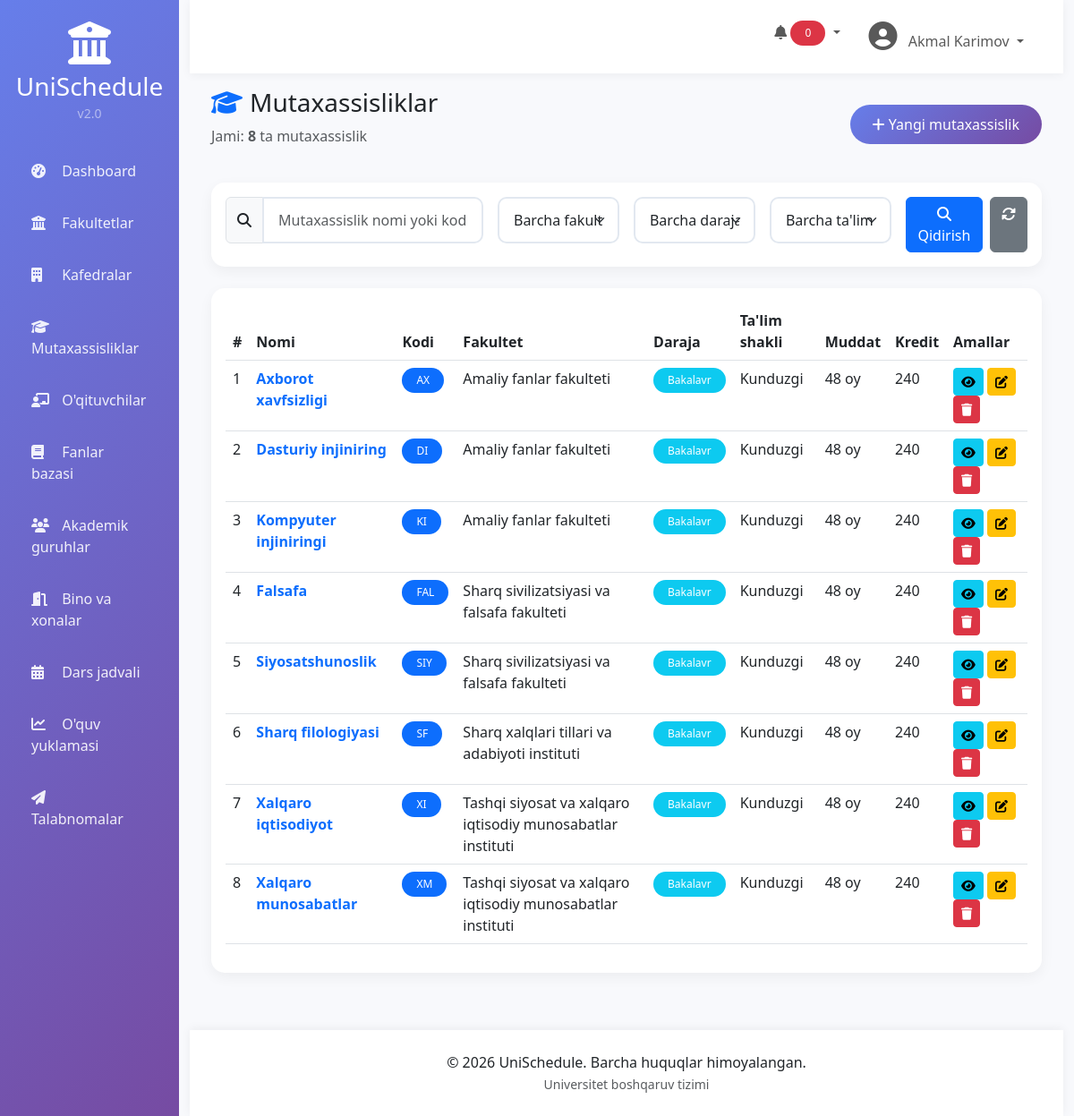
Page /specializations/ (signed in) on the committed database.
### specializations/models.py (models this page shows, shortened)
class Specialization(models.Model):
    EDUCATION_TYPES = [
        ('kunduzgi', 'Kunduzgi'),
        ('sirtqi', 'Sirtqi'),
        ('kechki', 'Kechki'),
        ('masofaviy', 'Masofaviy'),
    ]
    DEGREE_TYPES = [
        ('bakalavr', 'Bakalavr'),
        ('magistr', 'Magistr'),
        ('doktorantura', 'Doktorantura'),
    ]
    name = models.CharField(max_length=255, verbose_name="Mutaxassislik nomi")
    code = models.CharField(max_length=20, unique=True, verbose_name="Kodi")
    faculty = models.ForeignKey(Faculty, on_delete=models.CASCADE, related_name='specializations',
                                verbose_name="Fakultet")
    degree_type = models.CharField(max_length=20, choices=DEGREE_TYPES, default='bakalavr', verbose_name="Daraja")
    education_type = models.CharField(max_length=20, choices=EDUCATION_TYPES, verbose_name="Ta'lim shakli")
    duration = models.PositiveSmallIntegerField(help_text="Muddat (oylarda)", verbose_name="Muddat")
    credits = models.PositiveSmallIntegerField(default=0, verbose_name="Kreditlar")
    description = models.TextField(blank=True, verbose_name="Tavsif")
    created_at = models.DateTimeField(auto_now_add=True)
    updated_at = models.DateTimeField(auto_now=True)
    class Meta:
        verbose_name = "Mutaxassislik"
        verbose_name_plural = "Mutaxassisliklar"
        ordering = ['faculty__name', 'name']

### faculties/models.py (models this page shows, shortened)
class Faculty(models.Model):
    name = models.CharField(max_length=255, verbose_name="Nomi")
    code = models.CharField(max_length=20, unique=True, verbose_name="Kodi")
    description = models.TextField(blank=True, verbose_name="Tavsif")
    dean_name = models.CharField(max_length=255, blank=True, verbose_name="Dekan ismi")
    phone = models.CharField(max_length=20, blank=True, verbose_name="Telefon")
    email = models.EmailField(blank=True, verbose_name="Email")
    established_date = models.DateField(null=True, blank=True, verbose_name="Tashkil etilgan sana")
    created_at = models.DateTimeField(auto_now_add=True)
    updated_at = models.DateTimeField(auto_now=True)
    class Meta:
        verbose_name = "Fakultet"
        verbose_name_plural = "Fakultetlar"
        ordering = ['name']

### specializations/views.py (the view)
# urls.py: path('', views.specialization_list, name='specialization_list'),
@login_required
def specialization_list(request):
    specializations = Specialization.objects.all().select_related('faculty')
    search_query = request.GET.get('search', '')
    if search_query:
        specializations = specializations.filter(
            Q(name__icontains=search_query) |
            Q(code__icontains=search_query) |
            Q(faculty__name__icontains=search_query)
        )
    faculty_filter = request.GET.get('faculty', '')
    if faculty_filter:
        specializations = specializations.filter(faculty__id=faculty_filter)
    degree_filter = request.GET.get('degree', '')
    if degree_filter:
        specializations = specializations.filter(degree_type=degree_filter)
    education_filter = request.GET.get('education', '')
    if education_filter:
        specializations = specializations.filter(education_type=education_filter)
    paginator = Paginator(specializations, 10)
    page_number = request.GET.get('page')
    page_obj = paginator.get_page(page_number)
    context = {
        'specializations': page_obj,
        'total_count': specializations.count(),
        'search_query': search_query,
        'faculty_filter': faculty_filter,
        'degree_filter': degree_filter,
        'education_filter': education_filter,
        'faculties': Faculty.objects.all(),
        'degree_types': Specialization.DEGREE_TYPES,
        'education_types': Specialization.EDUCATION_TYPES,
    }
    return render(request, 'specializations/list.html', context)

### templates/specializations/list.html (shortened to what this page needs)
{% extends 'base.html' %}
{% block content %}
<div class="d-flex justify-content-between align-items-center mb-4">
    <div>
        <h1 class="h3 mb-0">
            <i class="fas fa-graduation-cap text-primary me-2"></i>Mutaxassisliklar
        </h1>
        <p class="text-muted mt-2">Jami: <strong>{{ total_count }}</strong> ta mutaxassislik</p>
    </div>
    <a href="{% url 'specialization_create' %}" class="btn btn-custom">
        <i class="fas fa-plus"></i> Yangi mutaxassislik
    </a>
</div>
<div class="card mb-4">
    <div class="card-body">
        <form method="GET" class="row g-3">
            <div class="col-md-4">
                <div class="input-group">
                    <span class="input-group-text"><i class="fas fa-search"></i></span>
                    <input type="text" name="search" class="form-control"
                           placeholder="Mutaxassislik nomi yoki kodi bo'yicha qidirish..."
                           value="{{ search_query }}">
                </div>
            </div>
            <div class="col-md-2">
                <select name="faculty" class="form-select">
                    <option value="">Barcha fakultetlar</option>
                </select>
            </div>
            <div class="col-md-2">
                <select name="degree" class="form-select">
                    <option value="">Barcha darajalar</option>
                </select>
            </div>
            <div class="col-md-2">
                <select name="education" class="form-select">
                    <option value="">Barcha ta'lim shakllari</option>
                </select>
            </div>
            <div class="col-md-2">
                <div class="d-flex gap-2">
                    <button type="submit" class="btn btn-primary w-100">
                        <i class="fas fa-search"></i> Qidirish
                    </button>
                    <a href="{% url 'specialization_list' %}" class="btn btn-secondary">
                        <i class="fas fa-sync-alt"></i>
                    </a>
                </div>
            </div>
        </form>
    </div>
</div>
<div class="card">
    <div class="card-body">
        <div class="table-responsive">
            <table class="table table-hover">
                <thead>
                    <tr>
                        <th>#</th>
                        <th>Nomi</th>
                        <th>Kodi</th>
                        <th>Fakultet</th>
                        <th>Daraja</th>
                        <th>Ta'lim shakli</th>
                        <th>Muddat</th>
                        <th>Kredit</th>
                        <th>Amallar</th>
                    </tr>
                </thead>
                <tbody>
                    {% for spec in specializations %}
                    <tr>
                        <td>{{ forloop.counter }}</td>
                        <td>
                            <a href="{% url 'specialization_detail' spec.id %}" class="text-decoration-none">
                                <strong>{{ spec.name }}</strong>
                            </a>
                        </td>
                        <td><span class="badge bg-primary">{{ spec.code }}</span></td>
                        <td>{{ spec.faculty.name }}</td>
                        <td>
                            <span class="badge {% if spec.degree_type == 'bakalavr' %}bg-info{% elif spec.degree_type == 'magistr' %}bg-success{% else %}bg-warning{% endif %}">
                                {{ spec.get_degree_type_display }}
                            </span>
                        </td>
                        <td>{{ spec.get_education_type_display }}</td>
                        <td>{{ spec.duration }} oy</td>
                        <td>{{ spec.credits }}</td>
                        <td>
                            <a href="{% url 'specialization_detail' spec.id %}" class="btn btn-sm btn-info" title="Ko'rish">
                                <i class="fas fa-eye"></i>
                            </a>
                            <a href="{% url 'specialization_edit' spec.id %}" class="btn btn-sm btn-warning" title="Tahrirlash">
                                <i class="fas fa-edit"></i>
                            </a>
                            <a href="{% url 'specialization_delete' spec.id %}" class="btn btn-sm btn-danger" title="O'chirish"
                               onclick="return confirm('O\'chirishni tasdiqlaysizmi?')">
                                <i class="fas fa-trash"></i>
                            </a>
                        </td>
                    </tr>
                    {% endfor %}
                </tbody>
            </table>
        </div>
    </div>
</div>
{% endblock %}

### templates/base.html (shortened to what this page needs)
<!DOCTYPE html>
<html lang="uz">
<head>
    <link href="https://cdn.jsdelivr.net/npm/bootstrap@5.3.0/dist/css/bootstrap.min.css" rel="stylesheet">
    <link href="https://cdnjs.cloudflare.com/ajax/libs/font-awesome/6.4.0/css/all.min.css" rel="stylesheet">
    <link href="https://cdn.datatables.net/1.13.6/css/dataTables.bootstrap5.min.css" rel="stylesheet">
    {% load static %}
    <link rel="stylesheet" href="{% static 'css/style.css' %}">
</head>
<body>
    <div class="container-fluid">
        <div class="row">
            <div class="col-md-3 col-lg-2 px-0 sidebar" id="sidebar">
                <div class="text-center py-4">
                    <div class="logo">
                        <i class="fas fa-university fa-3x text-white mb-2"></i>
                        <h3 class="text-white mb-0">UniSchedule</h3>
                        <small class="text-white-50">v2.0</small>
                    </div>
                </div>
                <nav class="nav flex-column">
                    <a class="nav-link {% if request.resolver_match.url_name == 'dashboard' %}active{% endif %}" href="/">
                        <i class="fas fa-tachometer-alt"></i> <span>Dashboard</span>
                    </a>
                    <a class="nav-link" href="/faculties/">
                        <i class="fas fa-university"></i> <span>Fakultetlar</span>
                    </a>
                    <a class="nav-link" href="/departments/">
                        <i class="fas fa-building"></i> <span>Kafedralar</span>
                    </a>
                    <a class="nav-link" href="/specializations/">
                        <i class="fas fa-graduation-cap"></i> <span>Mutaxassisliklar</span>
                    </a>
                    <a class="nav-link" href="/teachers/">
                        <i class="fas fa-chalkboard-user"></i> <span>O'qituvchilar</span>
                    </a>
                    <a class="nav-link" href="/subjects/">
                        <i class="fas fa-book"></i> <span>Fanlar bazasi</span>
                    </a>
                    <a class="nav-link" href="/groups/">
                        <i class="fas fa-users"></i> <span>Akademik guruhlar</span>
                    </a>
                    <a class="nav-link" href="/rooms/">
                        <i class="fas fa-door-open"></i> <span>Bino va xonalar</span>
                    </a>
                    <a class="nav-link" href="/schedule/">
                        <i class="fas fa-calendar-alt"></i> <span>Dars jadvali</span>
                    </a>
                    <a class="nav-link" href="/workload/">
                        <i class="fas fa-chart-line"></i> <span>O'quv yuklamasi</span>
                    </a>
                    <a class="nav-link" href="/requests/">
                        <i class="fas fa-paper-plane"></i> <span>Talabnomalar</span>
                    </a>
                </nav>
            </div>
            <div class="col-md-9 col-lg-10 main-content">
                <nav class="navbar navbar-expand-lg navbar-custom">
                    <div class="container-fluid">
                        <div class="collapse navbar-collapse">
                            <ul class="navbar-nav ms-auto">
                                <li class="nav-item me-3">
                                    <div class="dropdown">
                                        <button class="btn btn-link nav-link dropdown-toggle" type="button" id="notificationDropdown" data-bs-toggle="dropdown">
                                            <i class="fas fa-bell"></i>
                                            <span class="badge bg-danger" id="notificationBadge">0</span>
                                        </button>
                                    </div>
                                </li>
                                <li class="nav-item dropdown">
                                    <a class="nav-link dropdown-toggle" href="#" id="navbarDropdown" role="button" data-bs-toggle="dropdown">
                                        <i class="fas fa-user-circle fa-2x"></i>
                                        <span class="ms-2">{{ user.get_full_name|default:user.username }}</span>
                                    </a>
                                </li>
                            </ul>
                        </div>
                    </div>
                </nav>
                <div class="px-4 py-3 fade-in">
                    {% block content %}{% endblock %}
                </div>
                <div class="footer">
                    <p class="mb-0">
                        &copy; 2026 UniSchedule. Barcha huquqlar himoyalangan.
                        <br>
                        <small class="text-muted">Universitet boshqaruv tizimi</small>
                    </p>
                </div>
            </div>
        </div>
    </div>
</body>
</html>

### static/css/style.css (style rules this page uses)
:root { --primary: #667eea; --primary-dark: #5a67d8; --secondary: #764ba2; --success: #48bb78; --danger: #f56565; --warning: #ed8936; --info: #4299e1; --dark: #2d3748; --light: #f7fafc; }
* { margin: 0; padding: 0; box-sizing: border-box; }
body { font-family: 'Segoe UI', Tahoma, Geneva, Verdana, sans-serif; background: linear-gradient(135deg, #667eea 0%, #764ba2 100%); min-height: 100vh; }
.sidebar { background: linear-gradient(135deg, var(--primary) 0%, var(--secondary) 100%); box-shadow: 2px 0 20px rgba(0,0,0,0.1); transition: all 0.3s; }
.sidebar .nav-link { color: rgba(255,255,255,0.9); padding: 12px 20px; margin: 5px 15px; border-radius: 10px; transition: all 0.3s; position: relative; overflow: hidden; }
.sidebar .nav-link::before { content: ''; position: absolute; top: 0; left: -100%; width: 100%; height: 100%; background: rgba(255,255,255,0.1); transition: left 0.3s; }
.sidebar .nav-link i { margin-right: 10px; width: 20px; }
.main-content { background: #f8f9fc; min-height: 100vh; }
.navbar-custom { background: white; box-shadow: 0 2px 10px rgba(0,0,0,0.05); padding: 1rem 1.5rem; }
.card { border: none; border-radius: 15px; box-shadow: 0 5px 15px rgba(0,0,0,0.05); transition: all 0.3s; overflow: hidden; }
.btn-custom { background: linear-gradient(135deg, var(--primary) 0%, var(--secondary) 100%); color: white; border: none; padding: 10px 25px; border-radius: 25px; transition: all 0.3s; position: relative; overflow: hidden; }
.form-control, .form-select { border-radius: 10px; border: 2px solid #e2e8f0; transition: all 0.3s; padding: 0.75rem 1rem; }
.badge { padding: 0.5rem 1rem; border-radius: 20px; font-weight: 500; }
.fade-in { animation: fadeIn 0.5s ease-in; }
.footer { background: white; padding: 1.5rem; text-align: center; margin-top: 3rem; box-shadow: 0 -2px 10px rgba(0,0,0,0.05); }

### templates/base.html (style rules this page uses)
.sidebar { min-height: 100vh; }

### rows in the picture
Specialization: name "Axborot xavfsizligi", code "AX", faculty.name "Amaliy fanlar fakulteti", degree_type "Bakalavr", education_type "Kunduzgi", duration "48", credits "240"
Specialization: name "Dasturiy injiniring", code "DI", faculty.name "Amaliy fanlar fakulteti", degree_type "Bakalavr", education_type "Kunduzgi", duration "48", credits "240"
Specialization: name "Kompyuter injiniringi", code "KI", faculty.name "Amaliy fanlar fakulteti", degree_type "Bakalavr", education_type "Kunduzgi", duration "48", credits "240"
Specialization: name "Falsafa", code "FAL", faculty.name "Sharq sivilizatsiyasi va falsafa fakulteti", degree_type "Bakalavr", education_type "Kunduzgi", duration "48", credits "240"
Specialization: name "Siyosatshunoslik", code "SIY", faculty.name "Sharq sivilizatsiyasi va falsafa fakulteti", degree_type "Bakalavr", education_type "Kunduzgi", duration "48", credits "240"
Specialization: name "Sharq filologiyasi", code "SF", faculty.name "Sharq xalqlari tillari va adabiyoti instituti", degree_type "Bakalavr", education_type "Kunduzgi", duration "48", credits "240"
Specialization: name "Xalqaro iqtisodiyot", code "XI", faculty.name "Tashqi siyosat va xalqaro iqtisodiy munosabatlar instituti", degree_type "Bakalavr", education_type "Kunduzgi", duration "48", credits "240"
Specialization: name "Xalqaro munosabatlar", code "XM", faculty.name "Tashqi siyosat va xalqaro iqtisodiy munosabatlar instituti", degree_type "Bakalavr", education_type "Kunduzgi", duration "48", credits "240"

### other values in the picture
{{ user.get_full_name|default:user.username }} "Akmal Karimov"
{{ total_count }} "8"
